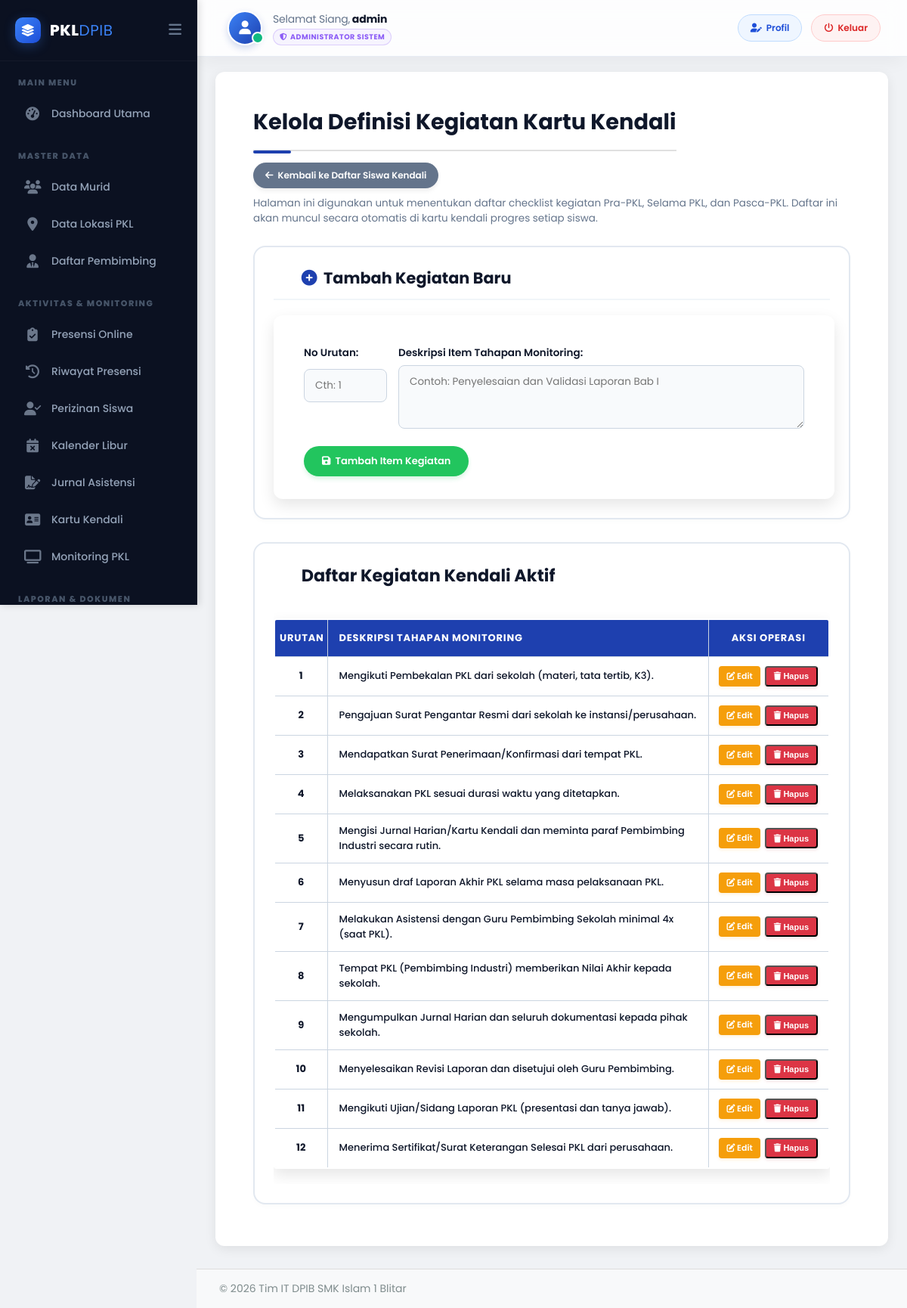
Screenshot of /admin/kendali-kegiatan-edit.php (signed in) with the database file from the repository.
### tables this page shows
CREATE TABLE `kendali_kegiatan_def` (
  `id` int(11) NOT NULL,
  `urutan` int(11) NOT NULL,
  `deskripsi` varchar(500) NOT NULL,
  `is_active` tinyint(1) DEFAULT 1,
  `created_at` timestamp NOT NULL DEFAULT current_timestamp()
);

### admin/kendali-kegiatan-edit.php (the view, shortened to what this page needs)
<?php
include '../config/db-koneksi.php';
$edit_id = isset($_GET['edit_id']) ? (int)$_GET['edit_id'] : 0;
$mode = ($edit_id > 0) ? 'edit' : 'add';
$form_data = ['urutan' => '', 'deskripsi' => '', 'id' => 0];
$page_title = ($mode === 'edit') ? 'Edit Kegiatan' : 'Tambah Kegiatan Baru';
$kegiatan_list_data = $koneksi->query("SELECT id, urutan, deskripsi FROM kendali_kegiatan_def ORDER BY urutan ASC");
?>
<!DOCTYPE html>
<html lang="id">
<head>
    <link rel="stylesheet" href="../css/style.css">
    <link rel="stylesheet" href="https://cdnjs.cloudflare.com/ajax/libs/font-awesome/6.5.2/css/all.min.css">
</head>
<body class="admin-body">
<?php include 'panel/sidebar.php'; ?>
<div class="main-content-wrapper">
    <?php include 'panel/navbar.php'; ?>
    <div class="admin-main-content">
        <div class="page-header-controls">
            <h1>Kelola Definisi Kegiatan Kartu Kendali</h1>
            <a href="kartu-kendali.php" class="btn-back"><i class="fas fa-arrow-left"></i> Kembali ke Daftar Siswa Kendali</a>
        </div>
        <p style="font-size: 13.5px; color: #64748b; margin-top: -15px; margin-bottom: 25px; line-height: 1.5;">Halaman ini digunakan untuk menentukan daftar checklist kegiatan Pra-PKL, Selama PKL, dan Pasca-PKL. Daftar ini akan muncul secara otomatis di kartu kendali progres setiap siswa.</p>
        <div class="form-manage-box">
            <h2><i class="fas fa-<?php echo ($mode === 'edit' ? 'edit' : 'plus-circle'); ?>" style="color: var(--mantap-blue-main); margin-right: 4px;"></i> <?php echo $page_title; ?></h2>
            <form method="POST" action="kendali-kegiatan-edit.php">
                <div class="form-grid-row">
                    <div style="flex: 0 0 110px;">
                        <label for="urutan">No Urutan:</label>
                        <input type="number" id="urutan" name="urutan" value="<?php echo htmlspecialchars($form_data['urutan']); ?>" min="1" required placeholder="Cth: 1">
                    </div>
                    <div style="flex: 1;">
                        <label for="deskripsi">Deskripsi Item Tahapan Monitoring:</label>
                        <textarea id="deskripsi" name="deskripsi" rows="3" placeholder="Contoh: Penyelesaian dan Validasi Laporan Bab I" required><?php echo htmlspecialchars($form_data['deskripsi']); ?></textarea>
                    </div>
                </div>
                <button type="submit" class="btn-submit">
                    <i class="fas fa-save"></i> <?php echo ($mode === 'edit' ? 'Simpan Perubahan' : 'Tambah Item Kegiatan'); ?>
                </button>
            </form>
        </div>
        <div class="table-panel-box">
            <h2>Daftar Kegiatan Kendali Aktif</h2>
            <div class="table-container-fixed">
                <table class="kegiatan-table">
                    <thead>
                        <tr>
                            <th class="col-no">Urutan</th>
                            <th class="col-desc">Deskripsi Tahapan Monitoring</th>
                            <th class="col-aksi">Aksi Operasi</th>
                        </tr>
                    </thead>
                    <tbody>
                        <?php if ($kegiatan_list_data && $kegiatan_list_data->num_rows > 0): ?>
                            <?php while ($row = $kegiatan_list_data->fetch_assoc()): ?>
                            <tr>
                                <td style="font-weight: 700; text-align: center; color: var(--mantap-blue-dark);"><?php echo $row['urutan']; ?></td>
                                <td style="text-align: left; padding-left: 15px; font-weight: 500;"><?php echo htmlspecialchars($row['deskripsi']); ?></td>
                                <td>
                                    <div class="aksi-cell-content">
                                        <a href="kendali-kegiatan-edit.php?edit_id=<?php echo $row['id']; ?>" class="btn-edit-inline">
                                            <i class="fas fa-edit"></i> Edit
                                        </a>
                                        <button type="button" class="btn-delete-inline" onclick="konfirmasiHapusDef('<?php echo $row['id']; ?>')">
                                            <i class="fas fa-trash"></i> Hapus
                                        </button>
                                    </div>
                                </td>
                            </tr>
                            <?php endwhile; ?>
                        <?php else: ?>
                            <tr>
                                <td colspan="3" style="text-align: center; color: #ef4444; font-style: italic; padding: 25px;">Belum ada kegiatan monitoring kartu kendali yang terdaftar dalam sistem.</td>
                            </tr>
                        <?php endif; ?>
                    </tbody>
                </table>
            </div>
        </div>
    </div>
</div>
<?php include 'panel/footer.php'; ?>
</body>
</html>

### css/style.css (style rules this page uses)
html { scroll-behavior: smooth; }
body { font-family: 'Poppins', sans-serif; background-color: #f0f2f5; padding: 0; margin: 0; }
h1 { color: #2c3e50; font-weight: 700; font-size: 28px; border-bottom: 2px solid #e0e0e0; padding-bottom: 15px; margin-bottom: 25px; padding-left: 5%; padding-right: 5%; }
h2 { color: #34495e; font-size: 20px; font-weight: 600; margin-top: 30px; margin-bottom: 15px; padding-left: 5%; }
form { padding: 30px 40px; background: #ffffff; border-radius: 12px; box-shadow: 0 8px 20px rgba(0, 0, 0, 0.1); width: 100%; max-width: none; margin: 0; }
form label { display: block; margin-top: 10px; font-weight: 600; color: #34495e; }
form input[type="text"], form input[type="email"], form input[type="number"], form input[type="password"], form select { width: 100%; padding: 10px 15px; margin-top: 5px; margin-bottom: 15px; border: 1px solid #ced4da; border-radius: 6px; box-sizing: border-box; background-color: #f8f9fa; transition: border-color 0.2s; }
form button { background-color: #007bff; color: white; padding: 12px 20px; border: none; border-radius: 6px; cursor: pointer; font-size: 16px; font-weight: 600; transition: background-color 0.2s; box-shadow: 0 4px 10px rgba(0, 123, 255, 0.3); }
table { width: 100%; margin: 20px 0; border-radius: 10px; overflow: hidden; box-shadow: none; }
table th, table td { border: none; padding: 14px 18px; text-align: left; font-size: 14px; vertical-align: middle; white-space: normal; }
table th:nth-child(1), table td:nth-child(1) { width: 20%; }
table th:nth-child(2), table td:nth-child(2) { width: 25%; }
table th:nth-child(3), table td:nth-child(3) { width: 50%; }
table th { background-color: #2c3e50; color: #ffffff; font-weight: 700; text-transform: uppercase; letter-spacing: 0.8px; }
table tr:nth-child(even) { background-color: #f8f9fa; }
form { padding: 30px 40px; background: #ffffff; border-radius: 12px; box-shadow: 0 8px 20px rgba(0, 0, 0, 0.1); width: 100%; max-width: 90%; margin: 0 auto; }
table { width: 90%; margin: 20px auto; border-radius: 10px; overflow: hidden; box-shadow: 0 8px 20px rgba(0, 0, 0, 0.1); }
.admin-body { display: flex; font-family: 'Poppins', sans-serif; background-color: #f0f2f5; min-height: 100vh; }
.main-content-wrapper { flex-grow: 1; display: flex; flex-direction: column; }
.admin-main-content { padding: 20px; flex-grow: 1; }
.admin-main-content h1 { font-size: 24px; padding-left: 0; padding-right: 0; margin-bottom: 20px; }

### admin/panel/sidebar.php (style rules this page uses)
:root { --sidebar-bg: #0B1121; --sidebar-active-bg: rgba(59, 130, 246, 0.12); --sidebar-active-text: #3b82f6; --sidebar-hover-bg: rgba(255, 255, 255, 0.04); --text-main: #94a3b8; --text-hover: #f1f5f9; --sidebar-width-full: 260px; --sidebar-width-mini: 85px; }
body { padding-left: var(--sidebar-width-full) !important; transition: padding-left 0.3s cubic-bezier(0.4, 0, 0.2, 1) !important; overflow-x: hidden; }

### admin/panel/navbar.php (style rules this page uses)
:root { --nav-height: 75px; }

### rows the page displays
kendali_kegiatan_def: urutan "1", deskripsi "Mengikuti Pembekalan PKL dari sekolah (materi, tata tertib, K3)."
kendali_kegiatan_def: urutan "2", deskripsi "Pengajuan Surat Pengantar Resmi dari sekolah ke instansi/perusahaan."
kendali_kegiatan_def: urutan "3", deskripsi "Mendapatkan Surat Penerimaan/Konfirmasi dari tempat PKL."
kendali_kegiatan_def: urutan "4", deskripsi "Melaksanakan PKL sesuai durasi waktu yang ditetapkan."
kendali_kegiatan_def: urutan "5", deskripsi "Mengisi Jurnal Harian/Kartu Kendali dan meminta paraf Pembimbing Industri secara rutin."
kendali_kegiatan_def: urutan "6", deskripsi "Menyusun draf Laporan Akhir PKL selama masa pelaksanaan PKL."
kendali_kegiatan_def: urutan "7", deskripsi "Melakukan Asistensi dengan Guru Pembimbing Sekolah minimal 4x (saat PKL)."
kendali_kegiatan_def: urutan "8", deskripsi "Tempat PKL (Pembimbing Industri) memberikan Nilai Akhir kepada sekolah."
kendali_kegiatan_def: urutan "9", deskripsi "Mengumpulkan Jurnal Harian dan seluruh dokumentasi kepada pihak sekolah."
kendali_kegiatan_def: urutan "10", deskripsi "Menyelesaikan Revisi Laporan dan disetujui oleh Guru Pembimbing."
kendali_kegiatan_def: urutan "11", deskripsi "Mengikuti Ujian/Sidang Laporan PKL (presentasi dan tanya jawab)."
kendali_kegiatan_def: urutan "12", deskripsi "Menerima Sertifikat/Surat Keterangan Selesai PKL dari perusahaan."

### other values shown
$sapaan "Selamat Siang"
$current_full_name "admin"
$role_label "ADMINISTRATOR SISTEM"
$page_title "Tambah Kegiatan Baru"
